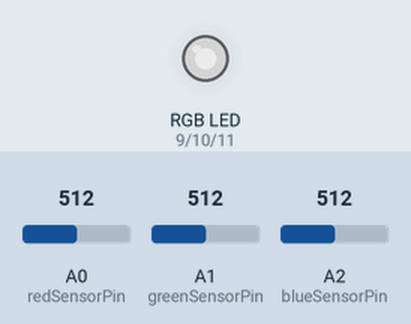
The sketch below on a simulated Arduino Uno, built with avr-gcc and run on an emulated ATmega328P. Parts: an RGB LED mixed from three pins (HIGH = lit). The test bench sets the inputs (shaded band); at power-on: A0 (redSensorPin) = 512, A1 (greenSensorPin) = 512, A2 (blueSensorPin) = 512. Dim RGB values are drawn brighter than linear.

Above: at 1.2 s.
1.3 s: A0 (redSensorPin) set to 716
At 1.7 s:
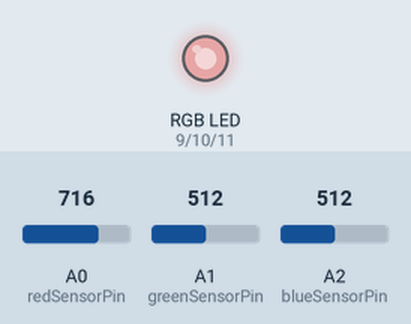
2.8 s: A1 (greenSensorPin) set to 716
At 3.6 s:
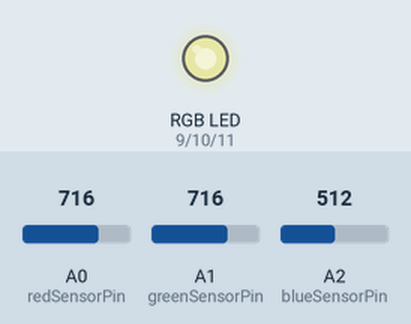
4.3 s: A2 (blueSensorPin) set to 716
At 5.0 s:
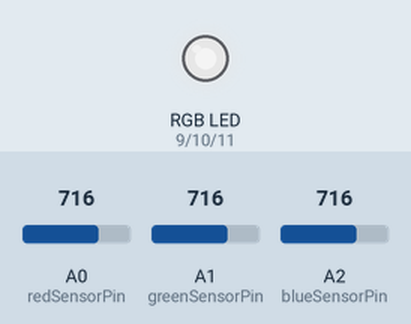
5.8 s: A0 (redSensorPin) set to 900
At 6.3 s:
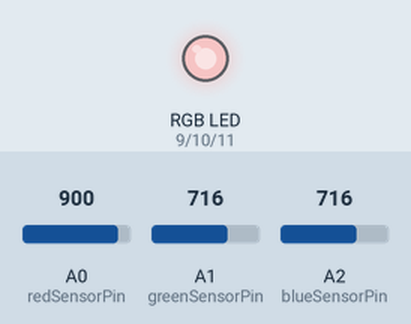
7.3 s: A1 (greenSensorPin) set to 900
At 8.3 s:
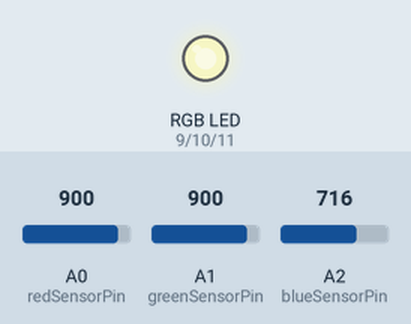
8.8 s: A2 (blueSensorPin) set to 900
At 9.6 s:
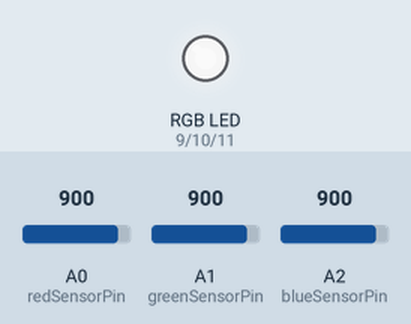
Timing chart, 0 to 11.3 s (numbered marks = the images above; inputs shaded):
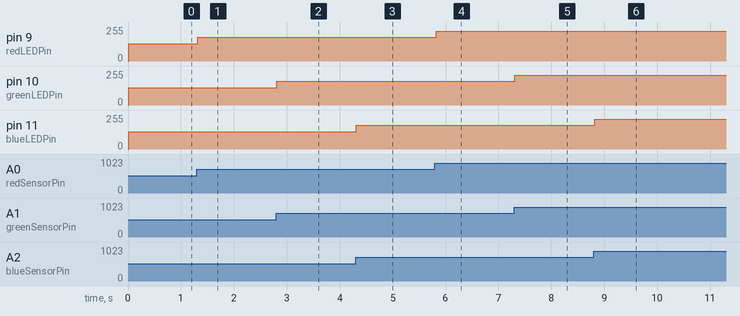

The sketch:

Arduino_Color_Mixing_Lamp.ino
```cpp
/**
 * The program utilizes photoresistors to detect red, green, and blue light
 * and translates the strength of these lights to their respective color
 * values to a single multi-color LED.
 */

// Since the color values will be changing, need to use PWM pins
const int redLEDPin = 9;
const int greenLEDPin = 10;
const int blueLEDPin = 11;

const int redSensorPin = A0;
const int greenSensorPin = A1;
const int blueSensorPin = A2;

int redValue = 0;
int blueValue = 0;
int greenValue = 0;

int redSensorValue = 0;
int greenSensorValue = 0;
int blueSensorValue = 0;

void setup() {
	Serial.begin(9600);

	pinMode(redLEDPin, OUTPUT);
	pinMode(greenLEDPin, OUTPUT);
	pinMode(blueLEDPin, OUTPUT);

}

void loop() {
	redSensorValue = analogRead(redSensorPin);
	delay(5);
	greenSensorValue = analogRead(greenSensorPin);
	delay(5);
	blueSensorValue = analogRead(blueSensorPin);
	delay(5);

	/*print("Raw Sensor values:\t Red: ");
	print(redSensorValue);
	print("; Green: ");
	print(greenSensorValue);
	print("; Blue: ");
	print(blueSensorValue);
	print("\");*/

	redValue = redSensorValue/4;
	greenValue = greenSensorValue/4;
	blueValue = blueSensorValue/4;

	/*print("Mapped Sensor values:\t Red: ");
	print(redValue);
	print("; Green: ");
	print(greenValue);
	print("; Blue: ");
	print(blueValue);*/

	analogWrite(redLEDPin, redValue);
	analogWrite(greenLEDPin, greenValue);
	analogWrite(blueLEDPin, blueValue);

}
```

Measured:
- after the input at 1.3 s, pin 9 (redLEDPin): 128/255 → 179/255 at once
- after the input at 2.8 s, pin 10 (greenLEDPin): 128/255 → 179/255 at once
- after the input at 4.3 s, pin 11 (blueLEDPin): 128/255 → 179/255 at once
- after the input at 5.8 s, pin 9 (redLEDPin): 179/255 → 225/255 at once
- after the input at 7.3 s, pin 10 (greenLEDPin): 179/255 → 225/255 at once
- after the input at 8.8 s, pin 11 (blueLEDPin): 179/255 → 225/255 at once
